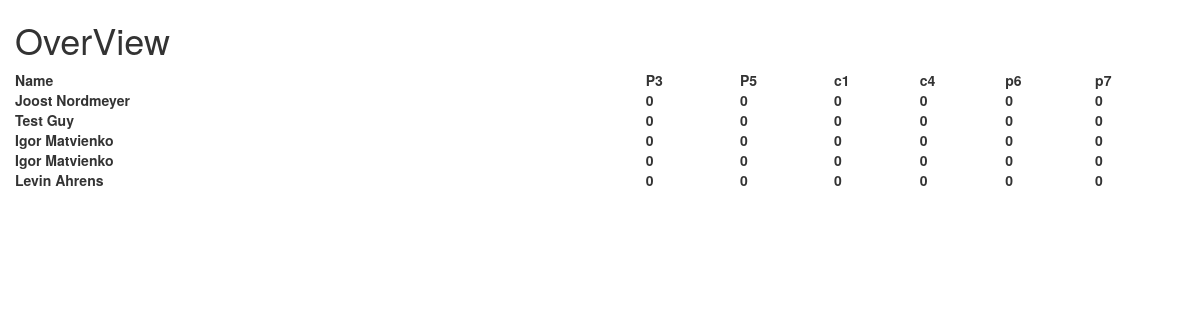
/overview/, run on an earlier commit of the app's database.
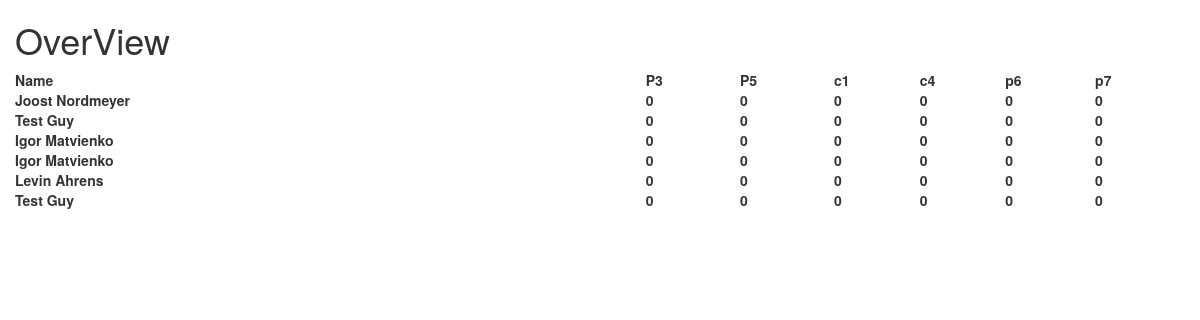
And on a later commit of the database.
### erpapp/models.py (models this page shows, shortened)
class Task(models.Model):
    name = models.CharField('Titel', max_length=50)
    description = models.CharField('Beschreibung', max_length=2400)
    def __str__(self):
        return self.name

class Project(Task):
    ressources = models.FloatField('Ressources')
    begin = models.DateField('Project Start')
    duration = models.DurationField('Duration')
    end = models.DateField('Project End')

class Task(models.Model):
    name = models.CharField('Titel', max_length=50)
    description = models.CharField('Beschreibung', max_length=2400)
    def __str__(self):
        return self.name

class Chair(Task):
    rotation_choices = [
        ('ST', 'Sommer Term'),
        ('WT', 'Winter Term'),
        ('ET', 'Every Term'),
        ('irreg', 'irregular')
    ]
    rotation = models.CharField('Term', default='Every Term', choices=rotation_choices, max_length=16)
    requirement = models.FloatField('Requirement', default=1)

class Position(Task):
    ressources = models.FloatField('Ressources')

class Employee(models.Model):
    firstname = models.CharField('First Name', max_length=32)
    lastname = models.CharField('Last Name', max_length=32)
    type_choices = [
        ('UA', 'Undergraduate Assistant'),
        ('RA', 'Research Assistant')
    ]
    type = models.CharField('Type of Employment', choices=type_choices, max_length=32)
    capacity = models.FloatField('Capacity', default=1.0)
    hiring_date = models.DateField('Hiring Date')
    expiration_date = models.DateField('Expiration Date')
    @property
    def fullname(self):
        return '{} {}'.format(self.firstname, self.lastname)
    def __str__(self):
        return self.fullname
    class Meta:
        db_table = "employee"

### erpapp/views.py (the view)
# urls.py: path('overview/', views.overview)
def overview(request):
    employees = Employee.objects.all()
    assignments = Assignment.objects.all()
    projects = Project.objects.all()
    chairs = Chair.objects.all()
    positions = Position.objects.all()
    tasks = Task.objects.all()
    employee_tasks = []
    employee_chairs_tasks = []
    employee_positions_tasks = []
    for employee in employees:  # For Project start
        employee_prj_hours = []
        employee_prj_hours_id = []
        for project in projects:
            for assignment in assignments:
                if assignment.task.id == project.id and assignment.employee.id == employee.id:
                    employee_prj_hours.append(assignment.percentage)
                    employee_prj_hours_id.append(project.id)
        employee_list_project = [employee]
        for project in projects:
            if project.id in employee_prj_hours_id:
                employee_list_project.append(employee_prj_hours[employee_prj_hours_id.index(project.id)])
            else:
                employee_list_project.append(0)
        employee_tasks.append(employee_list_project)  # For Project end
    for employee in employees: # Start for Chairs
        employee_ch_hours = []
        employee_ch_hours_id = []
        for chair in chairs:
            for assignment in assignments:
                if assignment.task.id == chair.id and assignment.employee.id == employee.id:
                    employee_ch_hours.append(assignment.percentage)
                    employee_ch_hours_id.append(chair.id)
        employee_list_chair = []
        for chair in chairs:
            if chair.id in employee_ch_hours_id:
                employee_list_chair.append(employee_ch_hours[employee_ch_hours_id.index(chair.id)])
            else:
                employee_list_chair.append(0)
        employee_chairs_tasks.append(employee_list_chair)
    i = 0
    while i < len(employee_tasks):
        j = 0
        while j < len(employee_chairs_tasks[i]):
            employee_tasks[i].append(employee_chairs_tasks[i][j])
            j = j + 1
        i = i + 1 # end for chairs
    for employee in employees:  # For Project start
        employee_pos_hours = []
        employee_pos_hours_id = []
        for position in positions:
            for assignment in assignments:
                if assignment.task.id == position.id and assignment.employee.id == employee.id:
                    employee_pos_hours.append(assignment.percentage)
                    employee_pos_hours_id.append(position.id)
        employee_list_position = []
        for position in positions:
            if position.id in employee_pos_hours_id:
                employee_list_position.append(employee_pos_hours[employee_pos_hours_id.index(position.id)])
            else:
                employee_list_position.append(0)
        employee_positions_tasks.append(employee_list_position)
    ii = 0
    while ii < len(employee_tasks):
        jj = 0
        while jj < len(employee_positions_tasks[ii]):
            employee_tasks[ii].append(employee_positions_tasks[ii][jj])
            jj = jj + 1
        ii = ii + 1  # end for positions
    print("hier: ")
    print(employee_positions_tasks)
    print("stop")
    context = {
        'employees': employees,
        'assignments': assignments,
        'projects': projects,
        'chairs': chairs,
        'positions': positions,
        'employeetasks': employee_tasks
    }
    print(employee_chairs_tasks)
    print(employee_tasks)
    print("-----------")
    for task in tasks:
        print(str(task) + ", id: " + str(task.id))
    return render(request, 'Overview/overview.html', context)

### erpapp/Templates/Overview/overview.html (shortened to what this page needs)
{% extends "base.html" %}
{% block content %}
<h1>OverView</h1>
<table width="100%">
     <tr>
        <th>Name</th>
        {% for project in projects %}
        <th>P{{project.id}}</th>
        {% endfor %}
        {% for chair in chairs %}
        <th>c{{chair.id}}</th>
        {% endfor %}
        {% for position in positions %}
        <th>p{{position.id}}</th>
        {% endfor %}
     </tr>
         {% for employeetask in employeetasks %}
            <tr>
            {% for employeet in employeetask %}
                <th>{{employeet}}</th>
            {% endfor %}
            </tr>
         {% endfor %}
</table>
<br>
<br>
<br>
<br>
{% endblock content %}

What changed in the data, as far as the page shows it:
added Employee: firstname+lastname "Test Guy", employeetask "0" "0" "0" "0" "0" "0"
